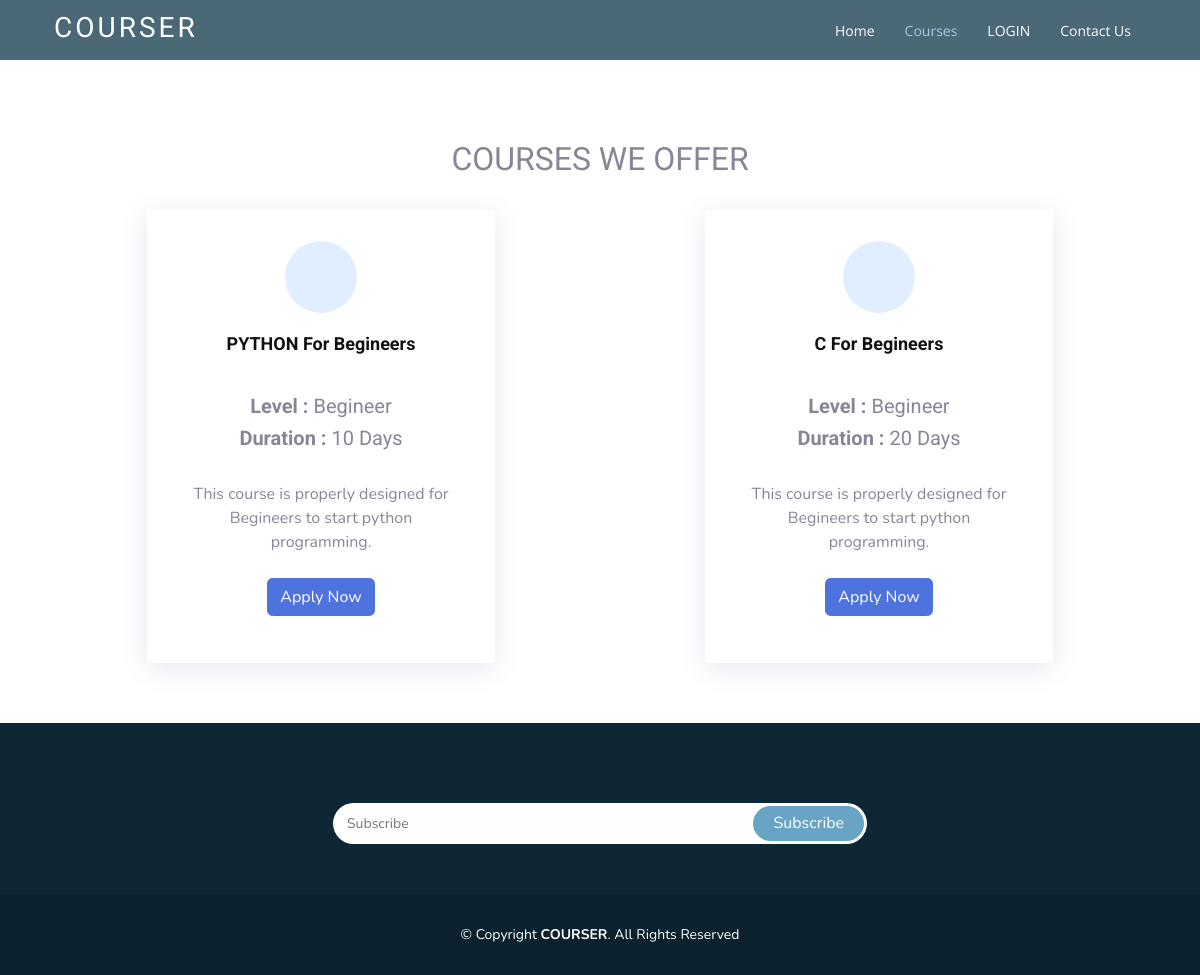
Page /courses/ on the committed database.
### main/models.py (models this page shows)
class course(models.Model):
    title = models.CharField(max_length=50)
    level = models.ForeignKey('course_level', on_delete=models.CASCADE)
    duration = models.IntegerField(default=0)
    description = models.CharField(default='This course is properly designed for Begineers to start python programming.', max_length=100)

class course_level(models.Model):
    title = models.CharField(max_length=30)

### main/views.py (the view)
# urls.py: path('courses/', views.courses.as_view(), name='courses'),
class courses(View):
    def get(self, request):
        items = course.objects.all()
        datas = list()
        for item in items:
            course_id = item.id
            course_title = item.title
            level_id = item.level_id
            c_level = course_level.objects.get(id=level_id).title
            course_duration = item.duration
            course_desc = item.description
            datas.append({
                'course_id': course_id,
                'course_title': course_title,
                'course_level': c_level,
                'course_duration': course_duration,
                'course_desc': course_desc
            })
        return render(request, 'course.html', {
            'datas': datas
        })

### templates/course.html
{% extends 'base.html' %}
{% block header %}
  <header id="header" class="fixed-top header-scrolled">
    <div class="container">
      <div class="logo float-left">
        <h1 class="text-light"><a href="{% url 'home' %}"><span>COURSER</span></a></h1>
      </div>
      <nav class="nav-menu float-right d-none d-lg-block">
        <ul>
          <li><a href="{% url 'home' %}">Home</a></li>
          <li class="active"><a href="{% url 'courses' %}">Courses</a></li>
          {% if user.is_authenticated %}
          <li><a href="{% url 'profile' request.user.id %}">Profile</a></li>
          {% else %}
          <li><a href="{% url 'login' %}">LOGIN</a></li>
          {% endif %}
          <li><a href="{% url 'contact' %}">Contact Us</a></li>
        </ul>
      </nav>
    </div>
  </header>
{% endblock %}
{% block main %}
  <section class="services" id="services">
    <div class="container">
      <div class="text-center"><h2>COURSES WE OFFER</h2></div>
      <br>
      <div class="row">
        {% for data in datas %}
        <div class="col-md-6 col-lg-4 d-flex mx-auto" data-aos="fade-up">
          <div class="icon-box icon-box-blue">
            <div class="icon"><i class="bx bx-laptop"></i></div>
            <h4 class="title"><a href="">{{ data.course_title }}</a></h4>
            <br>
            <p class="description">
              <h5><b>Level : </b>{{ data.course_level }}</h5>
              <h5><b>Duration : </b>{{ data.course_duration }} Days</h5>
              <br>
              {{ data.course_desc }}
              <br><br>
              <a href="{% url 'transaction' data.course_id %}" class="btn btn-primary">Apply Now</a>
            </p>
          </div>
        </div>
        {% endfor %}
      </div>
    </div>
  </section>
{% endblock %}

### static/assets/css/style.css (style rules this page uses)
body { font-family: "Open Sans", sans-serif; color: #444; }
a { color: #4fa6d5; }
h1, h2, h3, h4, h5, h6, .font-primary { font-family: "Roboto", sans-serif; }
#header { height: 80px; transition: all 0.5s; z-index: 997; transition: all 0.5s; padding: 20px 0; background: #1e4356; }
#header.header-scrolled { background: rgba(30, 67, 86, 0.8); height: 60px; padding: 10px 0; }
#header .logo h1 { font-size: 28px; margin: 0; padding: 4px 0; line-height: 1; font-weight: 400; letter-spacing: 3px; text-transform: uppercase; }
#header .logo h1 a, #header .logo h1 a:hover { color: #fff; text-decoration: none; }
.nav-menu, .nav-menu * { margin: 0; padding: 0; list-style: none; }
.nav-menu > ul > li { position: relative; white-space: nowrap; float: left; }
.nav-menu a { display: block; position: relative; color: #fff; padding: 10px 15px; transition: 0.3s; font-size: 14px; font-family: "Open Sans", sans-serif; }
.nav-menu a:hover, .nav-menu .active > a, .nav-menu li:hover > a { color: #a2cce3; text-decoration: none; }
section { padding: 60px 0; }
.services { padding-bottom: 20px; }
.services .icon-box { padding: 30px; position: relative; overflow: hidden; margin: 0 0 40px 0; background: #fff; box-shadow: 0 5px 26px 0 rgba(68, 88, 144, 0.14); transition: all 0.3s ease-in-out; text-align: center; border: 1px solid #fff; }
.services .icon { margin: 0 auto 20px auto; padding-top: 17px; display: inline-block; text-align: center; border-radius: 50%; width: 72px; height: 72px; }
.services .icon i { font-size: 36px; line-height: 1; }
.services .title { font-weight: 700; margin-bottom: 15px; font-size: 18px; }
.services .title a { color: #111; }
.services .description { font-size: 15px; line-height: 28px; margin-bottom: 0; }
.services .icon-box-blue .icon { background: #e1eeff; }
.services .icon-box-blue .icon i { color: #2282ff; }

### rows in the picture
course: course_title "PYTHON For Begineers", course_desc "This course is properly designed for Begineers to start python programming."
course_level: course_level "Begineer" "Begineer"
course: course_title "C For Begineers", course_desc "This course is properly designed for Begineers to start python programming."

### other values in the picture
{{ data.course_duration }} "10" "20"
